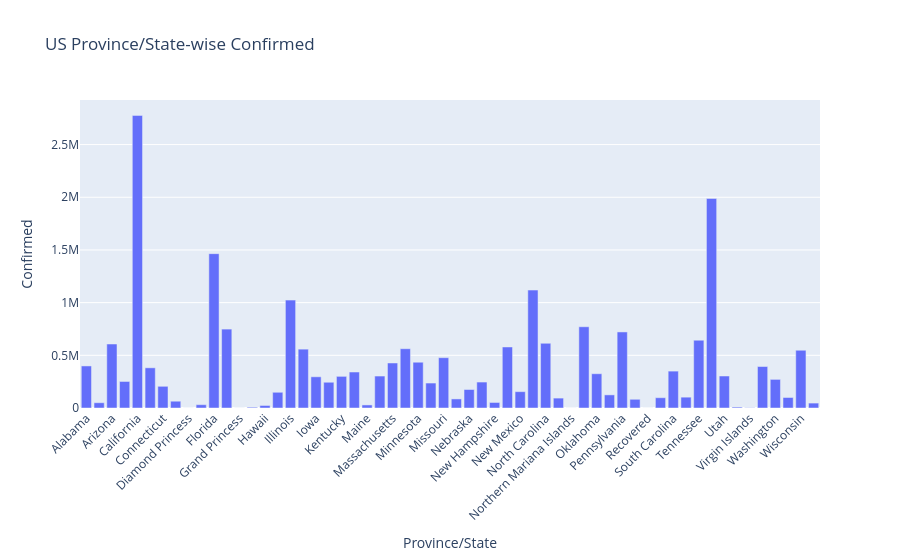

Notebook code cell kept with this figure:
### Markdown cell above
### Plot Province/State Wise Confirmed cases in USA

### Code cell
country = 'US'
state_deaths = (
    covid_data[covid_data['Country_Region'] == country]
      .groupby('Province_State', as_index=False)['Confirmed']
      .sum()
)

fig = px.bar(
    state_deaths,
    x='Province_State',
    y='Confirmed',
    title=f'{country} Province/State-wise Confirmed',
    labels={'Province_State': 'Province/State', 'Confirmed': 'Confirmed'}
)
fig.update_layout(xaxis_tickangle=-45, yaxis_title='Confirmed')
fig.show()

### Figure 1 — Plotly figure (JSON) as saved in the notebook; plotly's stock layout.template omitted (floating-point values rounded to 4 significant figures)
{"data": [{"hovertemplate": "Province/State=%{x}<br>Confirmed=%{y}<extra></extra>", "legendgroup": "", "marker": {"color": "#636efa", "pattern": {"shape": ""}}, "name": "", "orientation": "v", "showlegend": false, "textposition": "auto", "type": "bar", "x": ["Alabama", "Alaska", "Arizona", "Arkansas", "California", "Colorado", "Connecticut", "Delaware", "Diamond Princess", "District of Columbia", "Florida", "Georgia", "Grand Princess", "Guam", "Hawaii", "Idaho", "Illinois", "Indiana", "Iowa", "Kansas", "Kentucky", "Louisiana", "Maine", "Maryland", "Massachusetts", "Michigan", "Minnesota", "Mississippi", "Missouri", "Montana", "Nebraska", "Nevada", "New Hampshire", "New Jersey", "New Mexico", "New York", "North Carolina", "North Dakota", "Northern Mariana Islands", "Ohio", "Oklahoma", "Oregon", "Pennsylvania", "Puerto Rico", "Recovered", "Rhode Island", "South Carolina", "South Dakota", "Tennessee", "Texas", "Utah", "Vermont", "Virgin Islands", "Virginia", "Washington", "West Virginia", "Wisconsin", "Wyoming"], "xaxis": "x", "y": [399150, 49979, 607345, 251746, 2776975, 381434, 205994, 64475, 49, 31457, 1464697, 748852, 103, 7399, 23897, 149235, 1024039, 558560, 296171, 244347, 300397, 341431, 29019, 303364, 427135, 562553, 434413, 236868, 477617, 86102, 175620, 246309, 52371, 579250, 154954, 1119284, 614355, 93951, 125, 770977, 325277, 124476, 721820, 82630, 0, 97614, 350084, 102901, 643181, 1988676, 303723, 8790, 2143, 393715, 271595, 99778, 548134, 46719], "yaxis": "y"}], "layout": {"barmode": "relative", "legend": {"tracegroupgap": 0}, "title": {"text": "US Province/State-wise Confirmed"}, "xaxis": {"anchor": "y", "domain": [0, 1], "tickangle": -45, "title": {"text": "Province/State"}}, "yaxis": {"anchor": "x", "domain": [0, 1], "title": {"text": "Confirmed"}}}}
